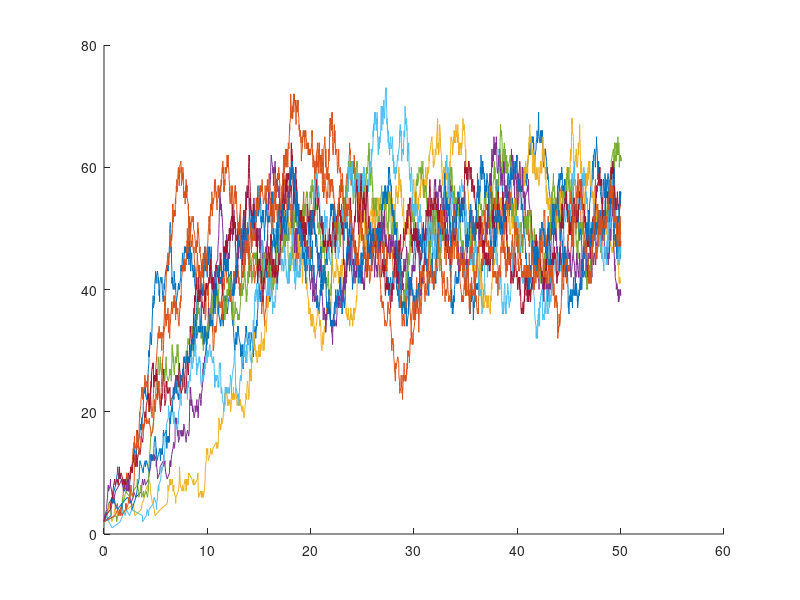
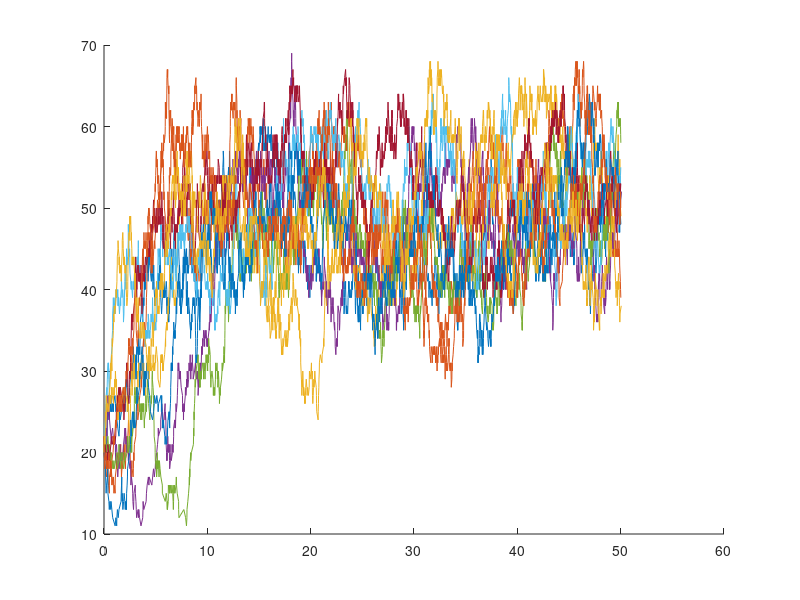

MATLAB code for these plots, in order:
close all; clear all; clc

%% 1. Set given parameter
N = 100;                % Population
dt = 0.01;              % Delta t, Time Step
beta = 1;               % Transmission Rate
b = 0.25;               % Birth Rate
gamma = 0.25;           % Recover Rate
I0 = 2;                 % Initial Infectious Inidvidual

%% Set other parameter
total_time = 50;        % To 50 for each run
number_simul = 10;     % The number of simulations
infuctive_unit = 1;     % Only one person trans for each time

%% Define transition probility
p1 = @(i,dt) beta/N*i*(N-i)*dt;          % j = i+1 One plus
p1_ = @(i,dt) (b+gamma)*i*dt;            % j = i-1 One minus
p0 = @(i,dt) 1 - p1(i,dt) - p1_(i,dt);   % j = i Unchanged

%% Simulation
data_cell = cell(1, number_simul);
index_cell = cell(1,number_simul);

for k = 1 : number_simul
    data_coll = [];
    data_coll(1) = I0;                    % Initialize the data set
    
    % T_ind keep the time of people changed
    n = 1;
    T_ind = [];                             % Initialize the change time
    T_ind(1) = 0;                           % Start from time = 0
    while T_ind(n) < total_time
        i = data_coll(n);
        % Pick a random number to decide the length of time interval
        % i.e. to give the next time which the change happends
        c = rand;

        n = n+1;                            % Next event
        % By given formular, give M (the total change rate) and T_len (length of time interval)
        if i == 0
            T_len = 0.01;           % Step one step
            data_coll(n) = data_coll(n-1);
            T_ind(n) = T_ind(n-1) + T_len;
            continue
        else
            M = 1 - p0(i,1);             % M = p1 + p1_ (the probability of changes)
            T_len = -log(c)/M;
        end

        T_ind(n) = T_ind(n-1) + T_len;      % Next change will happen at this time

        % Determine the change interval
        a1 = p1(i,T_len)/(p1(i,T_len)+p1_(i,T_len));

        c = rand;           % Pick a random number between (0,1)
        if c < a1           % Less than a1, I plus one
            data_coll(n) = data_coll(n-1)+1;
        else                % Larger than a2, I minus one
            data_coll(n) = data_coll(n-1)-1;
        end
    end

    index_cell{1,k} = T_ind;
    data_cell{1,k} = data_coll;

end

figure
hold on
for k = 1 : number_simul
    index_coll = index_cell{1,k};
    data_coll = data_cell{1,k};

    if data_coll(length(data_coll)) == 0
        continue
    else
        plot(index_coll, data_coll)
    end
end

%% 2. Set given parameter
N = 100;                % Population
dt = 0.01;              % Delta t, Time Step
beta = 0.25;               % Transmission Rate
b = 0.25;               % Birth Rate
gamma = 0.25;           % Recover Rate
I0 = 20;                 % Initial Infectious Inidvidual

%% Simulation
data_cell = {}; index_cell = {};
data_cell = cell(1, number_simul);
index_cell = cell(1,number_simul);

for k = 1 : number_simul
    data_coll = [];
    data_coll(1) = I0;                    % Initialize the data set
    
    % T_ind keep the time of people changed
    n = 1;
    T_ind = [];                             % Initialize the change time
    T_ind(1) = 0;                           % Start from time = 0
    while T_ind(n) < total_time
        i = data_coll(n);
        % Pick a random number to decide the length of time interval
        % i.e. to give the next time which the change happends
        c = rand;

        n = n+1;                            % Next event
        % By given formular, give M (the total change rate) and T_len (length of time interval)
        if i == 0
            T_len = dt;           % Step one step
            data_coll(n) = data_coll(n-1);
            T_ind(n) = T_ind(n-1) + T_len;
            continue
        else
            M = 1 - p0(i,1);             % M = p1 + p1_ (the probability of changes)
            T_len = -log(c)/M;
        end

        T_ind(n) = T_ind(n-1) + T_len;      % Next change will happen at this time

        % Determine the change interval
        a1 = p1(i,T_len)/(p1(i,T_len)+p1_(i,T_len));

        c = rand;           % Pick a random number between (0,1)
        if c < a1           % Less than a1, I plus one
            data_coll(n) = data_coll(n-1)+1;
        else                % Larger than a2, I minus one
            data_coll(n) = data_coll(n-1)-1;
        end
    end

    index_cell{1,k} = T_ind;
    data_cell{1,k} = data_coll;

end

figure
hold on
for k = 1 : number_simul
    index_coll = index_cell{1,k};
    data_coll = data_cell{1,k};
    plot(index_coll, data_coll)
end